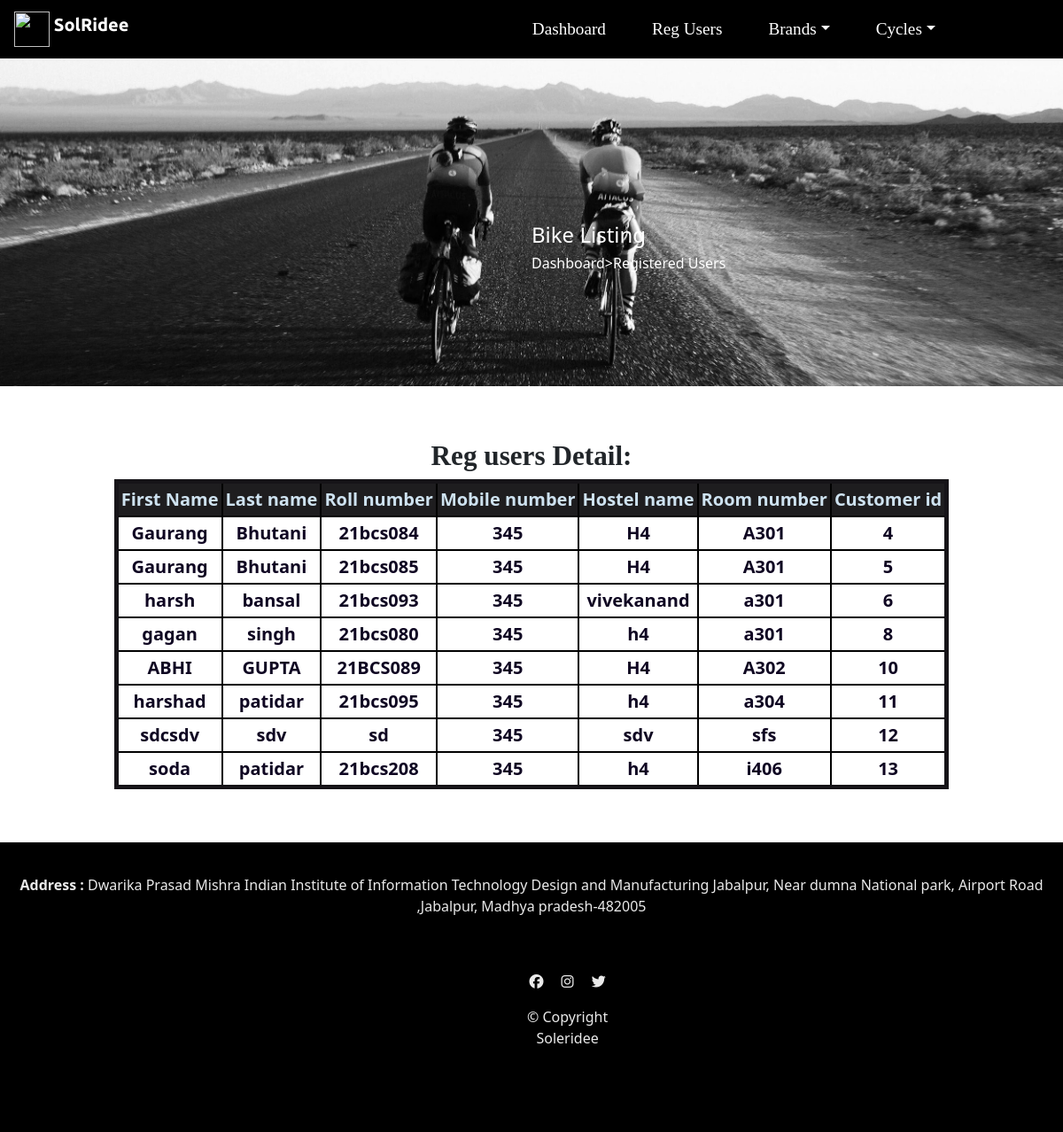
Screenshot of /admin/insidepage/regusers.php with the database file from the repository.
### tables this page shows
CREATE TABLE `customer` (
  `firstname` varchar(20) NOT NULL,
  `lastname` varchar(20) NOT NULL,
  `rollnumber` varchar(10) NOT NULL,
  `mobilenumber` int(11) NOT NULL,
  `hostelname` varchar(20) NOT NULL,
  `roomnumber` varchar(5) NOT NULL,
  `password` varchar(8) NOT NULL,
  `cid` int(11) NOT NULL
);

### admin/insidepage/regusers.php (the view, shortened to what this page needs)
  ?><!DOCTYPE html>
<html lang="en" dir="ltr">
<head>
  <link rel="stylesheet" href="css/stylesol.css">
  <link rel="stylesheet" href="https://cdn.jsdelivr.net/npm/bootstrap@4.0.0/dist/css/bootstrap.min.css">
  <link href="https://cdn.jsdelivr.net/npm/bootstrap@5.1.3/dist/css/bootstrap.min.css" rel="stylesheet">
  <link rel="stylesheet" href="../../css/listingStyle.css">
</head>
<body>
    <section id="title">
        <nav class="navbar navbar-expand-lg navbar-dark bg-black">
  <a class="navbar-brand" href="#">
  <img src="../../images/logo.jpg" width="40" height="40" class="d-inline-block align-top" alt="">
  SolRidee</a>
  <div class="collapse navbar-collapse" id="navbarTogglerDemo03">
    <ul class="navbar-nav ml-auto mt-2 mt-lg-0"  style="margin-right:10%;">
    <li class="nav-item active">
      <a class="nav-link" href="../dash.php"> Dashboard <span class="sr-only">(current)</span></a>
    </li>
    <li class="nav-item active">
          <a class="nav-link" href="regusers.php">Reg Users  <span class="sr-only">(current)</span></a>
    </li>
         <li class="nav-item dropdown">
            <a class="nav-link dropdown-toggle active" data-toggle="dropdown" href="#" role="button" aria-haspopup="true" aria-expanded="false" style="color:white;">Brands</a>
          </li>
          <li class="nav-item dropdown">
            <a class="nav-link dropdown-toggle active" data-toggle="dropdown" href="#" role="button" aria-haspopup="true" aria-expanded="false" style="color:white;">Cycles</a>
          </li>
    </ul>
</nav>
<div class="top">
    <img class="topimg" src="../../images/topimg.jpg" alt="">
    <div class="inside-top">
        <h4>Bike Listing</h4>
        <h6>Dashboard>Registered Users</h6>
    </div>
</div>
</section>
<?php
include('../connection.php');
$sql="SELECT * FROM customer" ;
$res=mysqli_query($conn, $sql);
echo'<h1 class="pagehead" style="text-align:center; margin-top:5%; font-size:1.95rem; font-weight:bold; font-family:cursive;">Reg users Detail:</h1>';
echo '<table border="1" class="Details" cellspacing="4" cellpadding="3" style="text-align:center; margin:auto;margin-bottom:5%;" ><tr class="firstrow"><th>First Name</th><th>Last name</th><th>
Roll number</th><th>Mobile number</th><th>Hostel name</th><th>Room number</th><th>Customer id</th></tr>';
while($result=mysqli_fetch_assoc($res))
{
echo '<tr><td>'. $result['firstname'] . '</td><td>'.
$result['lastname'] . '</td><td>' . $result['rollnumber'] . '</td><td>'.
$result['mobilenumber'] . '</td><td>' . $result['hostelname'] .'</td><td>'.
$result['roomnumber'] . '</td><td>' . $result['cid'] .'</td></tr>';
}
echo '</table>';
?>
<section>
  <div class="address" style="background-color:black; padding:20px; text-align: center; color:#EAEAEA;" >
    <p><center><b>Address :</b> Dwarika Prasad Mishra Indian Institute of Information Technology Design and Manufacturing Jabalpur, Near dumna National park, Airport Road ,Jabalpur, Madhya pradesh-482005</center></p>
  <div class="si">
  <i class="social-icon fa-brands fa-facebook mx-2"></i>
  <i class="social-icon fa-brands fa-instagram mx-2"></i>
  <i class="social-icon fa-brands fa-twitter mx-2"></i>
  <p>© Copyright Soleridee</p></div>
  </div>
</section>
</body>
</html>

### css/stylesol.css (style rules this page uses)
body { font-family: 'BrandonGrotesque-Regular'; font-size: 16px; font-weight: normal; color: #d9d9dd; }
#title { background-color:#edf0f1; color:rgb(250, 253, 252); }
h1 { font-family: "Montserrat-Black"; font-weight:bold; margin-bottom:3rem; font-size:3.5rem; line-height:1.2; }
.navbar { padding:0.80rem 2.5rem; }
.navbar-brand { font-family:"Ubuntu"; font-size:2.25rem; font-weight:bold; }
.nav-item { padding:0 18px; }
.nav-link { font-size:1.2rem; font-family:"Montserrat-Black"; }
.social-icon { text-align:center; margin:20px 10px; }
.si { padding-left:47%; padding-right:40%; padding-bottom:5%; padding-top: 2.5%;; background-color: black; }
.nav-link { color:white; }

### css/listingStyle.css (style rules this page uses)
body { position:relative; }
.topimg { height:auto; width: 100%; color:white; }
.top { position:relative; }
.inside-top { position:absolute; top: 50%; left: 50%; color: white; }
:root { --g-color1: grey; --g-color2: #FFCC68; }
.Details { text-align:center; color:rgb(15, 6, 34); font-size: 1.25rem; font-weight:bold; border:5px solid #161418; margin:auto; margin-top:70px; margin-bottom:40px; }
.firstrow { background-color: #1e1d1f; color:#cee2f0; }
td,tr,th { border:2px solid black; }
.pagehead { margin-top:50px; text-align:center; font-family:cursive; font-size:2.3rem; font-weight:800; }

### rows the page displays
customer: firstname "Gaurang", lastname "Bhutani", rollnumber "21bcs084", mobilenumber "345", hostelname "H4", roomnumber "A301", cid "4"
customer: firstname "Gaurang", lastname "Bhutani", rollnumber "21bcs085", mobilenumber "345", hostelname "H4", roomnumber "A301", cid "5"
customer: firstname "harsh", lastname "bansal", rollnumber "21bcs093", mobilenumber "345", hostelname "vivekanand", roomnumber "a301", cid "6"
customer: firstname "gagan", lastname "singh", rollnumber "21bcs080", mobilenumber "345", hostelname "h4", roomnumber "a301", cid "8"
customer: firstname "ABHI", lastname "GUPTA", rollnumber "21BCS089", mobilenumber "345", hostelname "H4", roomnumber "A302", cid "10"
customer: firstname "harshad", lastname "patidar", rollnumber "21bcs095", mobilenumber "345", hostelname "h4", roomnumber "a304", cid "11"
customer: firstname "sdcsdv", lastname "sdv", rollnumber "sd", mobilenumber "345", hostelname "sdv", roomnumber "sfs", cid "12"
customer: firstname "soda", lastname "patidar", rollnumber "21bcs208", mobilenumber "345", hostelname "h4", roomnumber "i406", cid "13"
